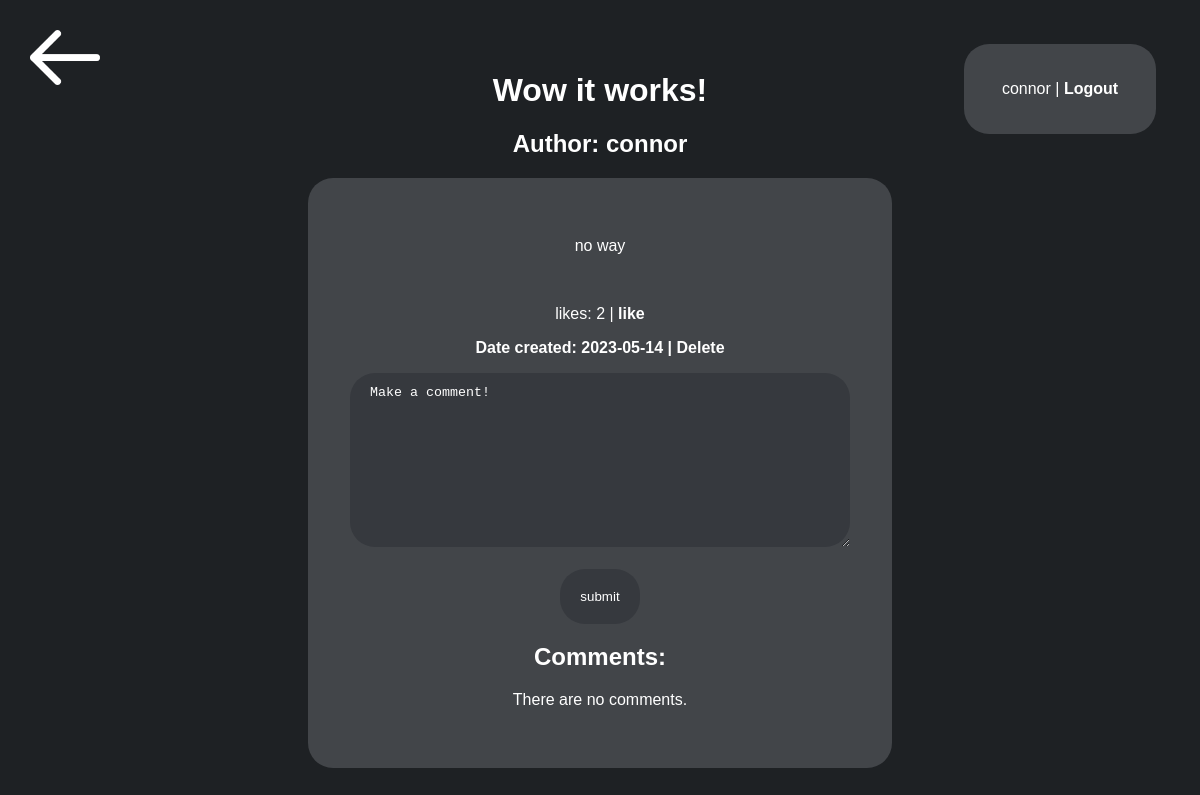
Before: /post/1 (signed in) with the older database file.
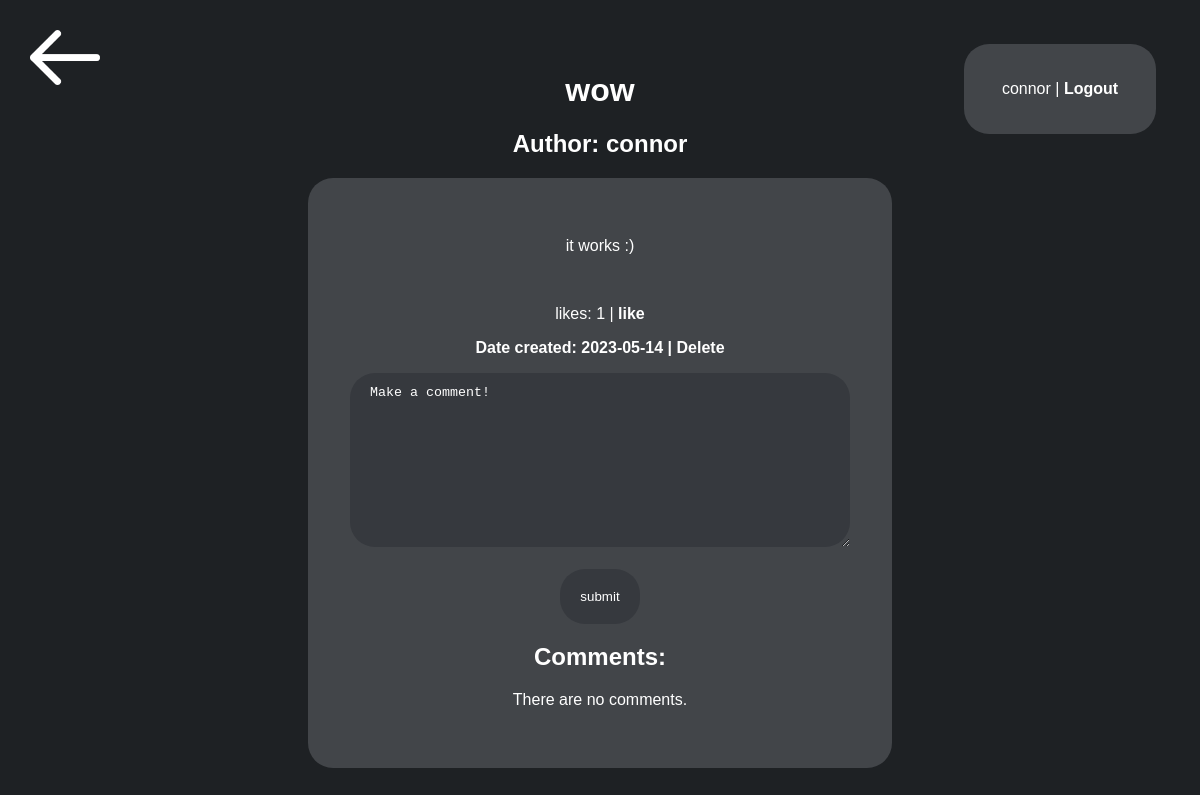
After: the same page with the newer database file.
### app.py (models this page shows, shortened)
class entry(db.Model):
    id = db.Column(db.Integer, primary_key=True)
    title = db.Column(db.String(150), nullable=False)
    content = db.Column(db.String(400), nullable=False)
    date_created = db.Column(db.DateTime, default=datetime.now)
    votes = db.Column(db.Integer, default=0)
    author = db.Column(db.Integer, nullable=False)
    author_name = db.Column(db.String(20), nullable=False)
    comments = db.relationship('comment', backref="entry", lazy=True, cascade='all, delete')

### app.py (the view)
@app.route('/post/<int:id>', methods=['POST', 'GET'])
def fullpagepost(id):
    comments = comment.query.filter_by(entry_id=id).all()
    specific_post = entry.query.get_or_404(id)
    return render_template('post.html', post=specific_post, comments=comments, logged_in=current_user.is_authenticated, name=current_user.name)

### app.py (called while the page is built)
@login_manager.user_loader
def load_user(user_id):
    return User.query.get(int(user_id))

### templates/post.html (shortened to what this page needs)
{% extends 'base.html' %}
{% block body %}
<a href="/recipient"><img src="{{ url_for('static', filename='images/back-arrow.png') }}" class="back"></a>
<h1>{{ post.title }}</h1>
<h2>Author: {{ post.author_name }}</h2>
<div class="box">
    <p>{{ post.content }}</p>
    <br>
    <p>likes: {{ post.votes }} | <a href="/upvote-post/{{ post.id }}">like</a></p>
    <p><b>Date created: {{ post.date_created.date() }} | <a href="/del/{{ post.id }}">Delete</a></b></p>
    <form action="/comment/{{ post.id }}" method="POST">
        <textarea name="content" id="content" rows="10" cols="50" autofocus maxlength="400">
Make a comment!
        </textarea>
        <br><br>
        <input type="submit" value="submit">
    </form>
    <h2>Comments:</h2>
    {% if comments|length < 1 %}
        <p>There are no comments.</p>
    {% endif %}
</div>
{% if logged_in %}
    <div class="login-bar">
        {{ name }} | <a href="/logout">Logout</a>
    </div>
{% else %}
    <div class="login-bar">
        <a href="/login">Login</a> | <a href="/signup">Signup</a>
    </div>
{% endif %}
<div class="messages">
</div>
{% endblock %}

Changed rows visible on the page:
changed entry "connor": title "Wow it works!" → "wow"; content "no way" → "it works :)"; votes "2" → "1"
